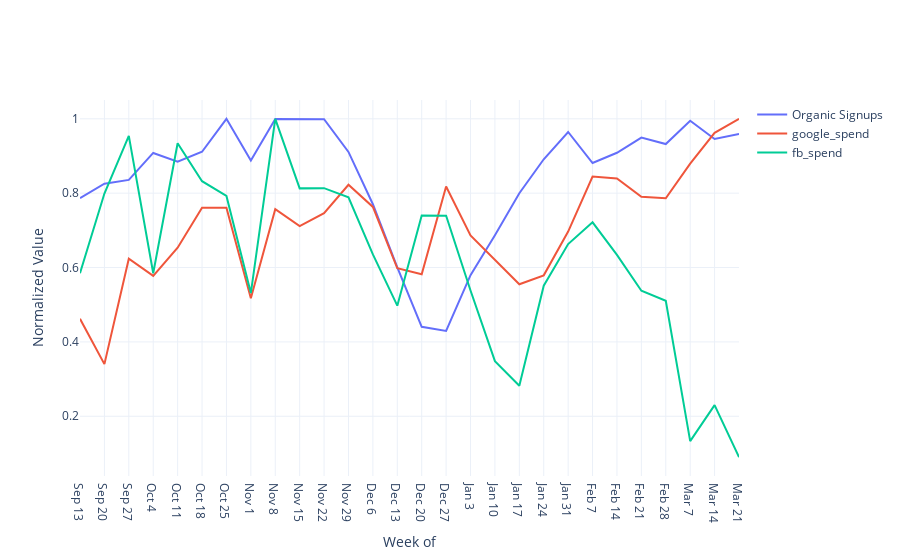

The notebook cell saved with this chart:
### Markdown cell above
## PH

### Code cell
fig = plot_series(ph_data, ['Organic Signups', 'google_spend', 'fb_spend'], normalize=True)
fig.show()

### Figure 1 — Plotly figure (JSON) as saved in the notebook; plotly's stock layout.template omitted (floating-point values rounded to 4 significant figures)
{"data": [{"name": "Organic Signups", "type": "scatter", "x": ["Sep 13", "Sep 20", "Sep 27", "Oct 4", "Oct 11", "Oct 18", "Oct 25", "Nov 1", "Nov 8", "Nov 15", "Nov 22", "Nov 29", "Dec 6", "Dec 13", "Dec 20", "Dec 27", "Jan 3", "Jan 10", "Jan 17", "Jan 24", "Jan 31", "Feb 7", "Feb 14", "Feb 21", "Feb 28", "Mar 7", "Mar 14", "Mar 21"], "y": [0.7868, 0.8255, 0.8357, 0.9082, 0.8846, 0.9113, 1, 0.8879, 0.9993, 0.9984, 0.9988, 0.9108, 0.7703, 0.6002, 0.4405, 0.4296, 0.5794, 0.687, 0.7998, 0.8911, 0.9645, 0.8811, 0.9086, 0.9495, 0.9321, 0.9947, 0.9459, 0.9595]}, {"name": "google_spend", "type": "scatter", "x": ["Sep 13", "Sep 20", "Sep 27", "Oct 4", "Oct 11", "Oct 18", "Oct 25", "Nov 1", "Nov 8", "Nov 15", "Nov 22", "Nov 29", "Dec 6", "Dec 13", "Dec 20", "Dec 27", "Jan 3", "Jan 10", "Jan 17", "Jan 24", "Jan 31", "Feb 7", "Feb 14", "Feb 21", "Feb 28", "Mar 7", "Mar 14", "Mar 21"], "y": [0.4621, 0.3402, 0.6236, 0.5776, 0.6532, 0.7611, 0.7608, 0.5175, 0.7568, 0.7116, 0.7461, 0.8226, 0.7631, 0.5981, 0.5818, 0.8181, 0.6863, 0.6199, 0.555, 0.579, 0.6967, 0.8449, 0.8398, 0.7902, 0.7863, 0.8795, 0.9623, 1]}, {"name": "fb_spend", "type": "scatter", "x": ["Sep 13", "Sep 20", "Sep 27", "Oct 4", "Oct 11", "Oct 18", "Oct 25", "Nov 1", "Nov 8", "Nov 15", "Nov 22", "Nov 29", "Dec 6", "Dec 13", "Dec 20", "Dec 27", "Jan 3", "Jan 10", "Jan 17", "Jan 24", "Jan 31", "Feb 7", "Feb 14", "Feb 21", "Feb 28", "Mar 7", "Mar 14", "Mar 21"], "y": [0.5848, 0.7991, 0.9542, 0.5846, 0.9343, 0.8321, 0.7924, 0.5314, 1, 0.8129, 0.8134, 0.7886, 0.6354, 0.4974, 0.7401, 0.7391, 0.5382, 0.3481, 0.2821, 0.5511, 0.6632, 0.7215, 0.6342, 0.5375, 0.5106, 0.133, 0.2299, 0.08994]}], "layout": {"xaxis": {"title": {"text": "Week of"}}, "yaxis": {"title": {"text": "Normalized Value"}}}}
